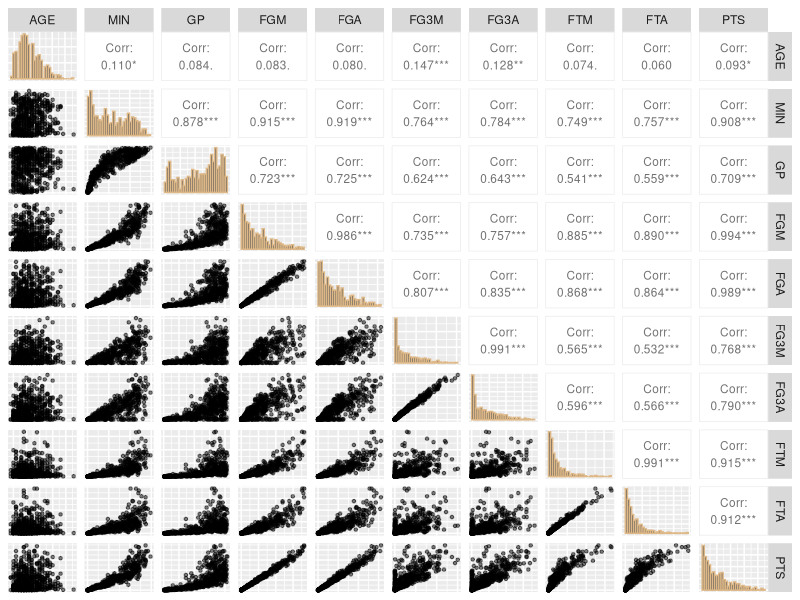
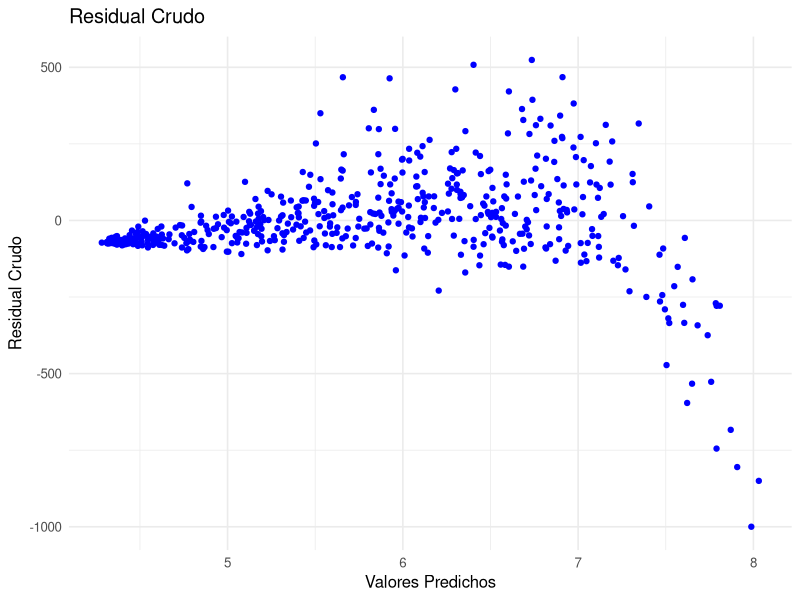
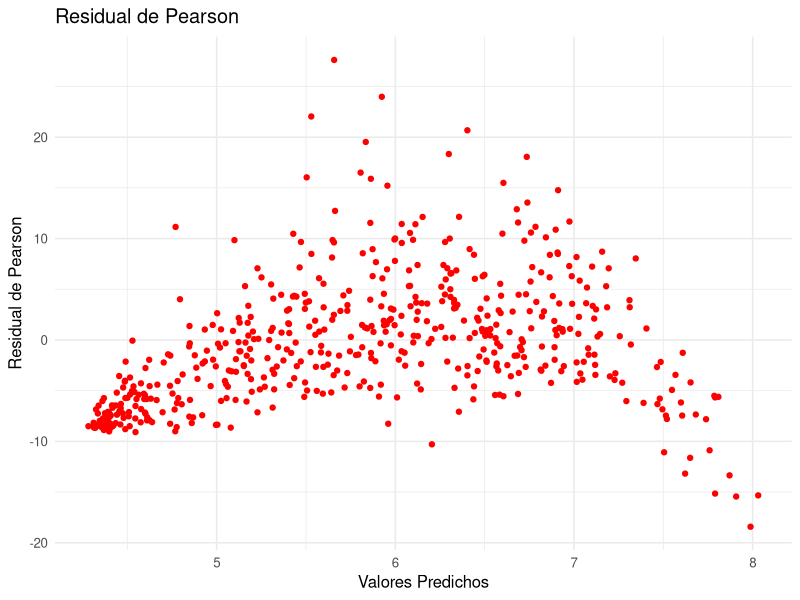
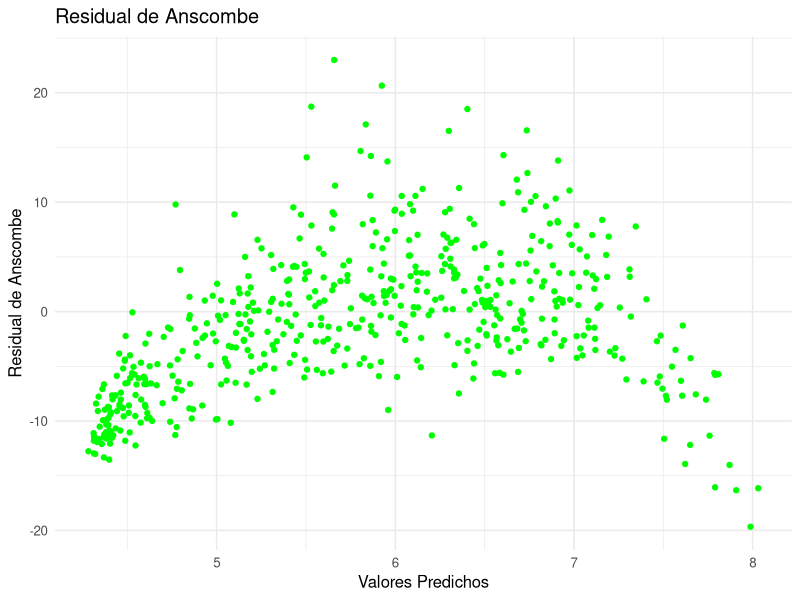
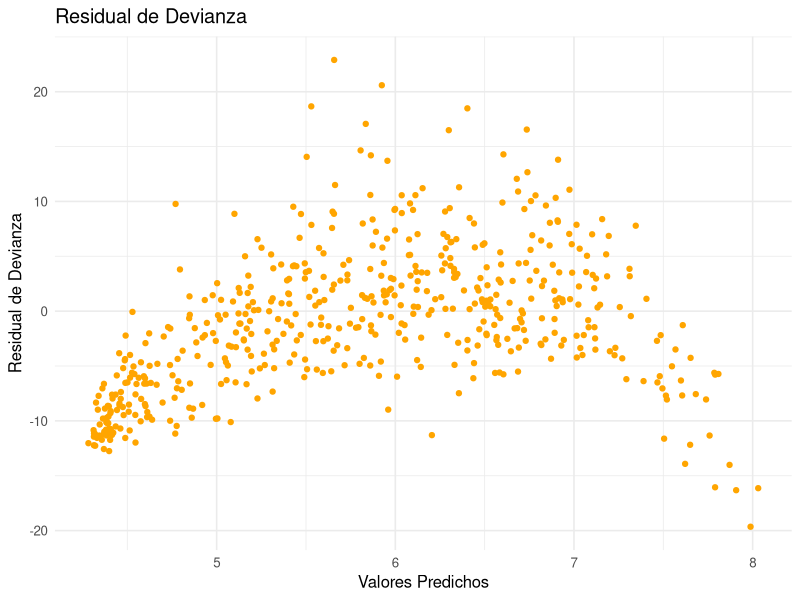
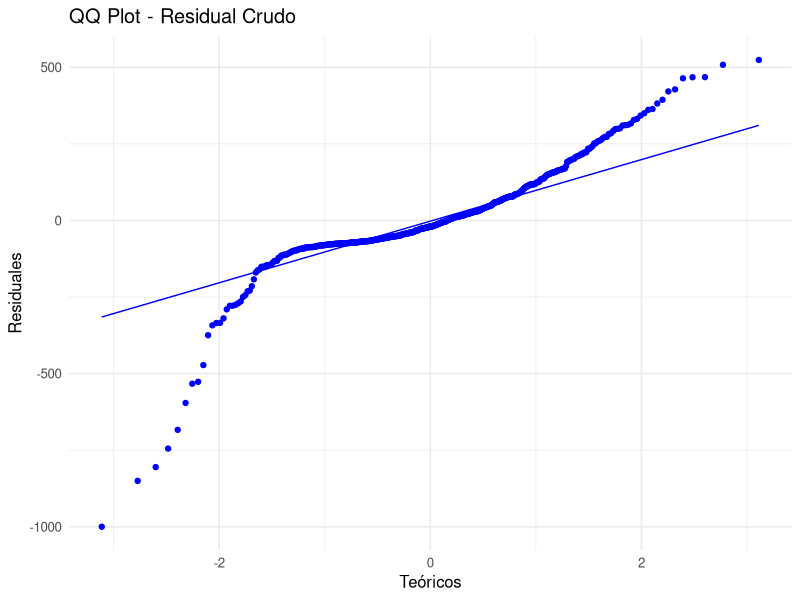
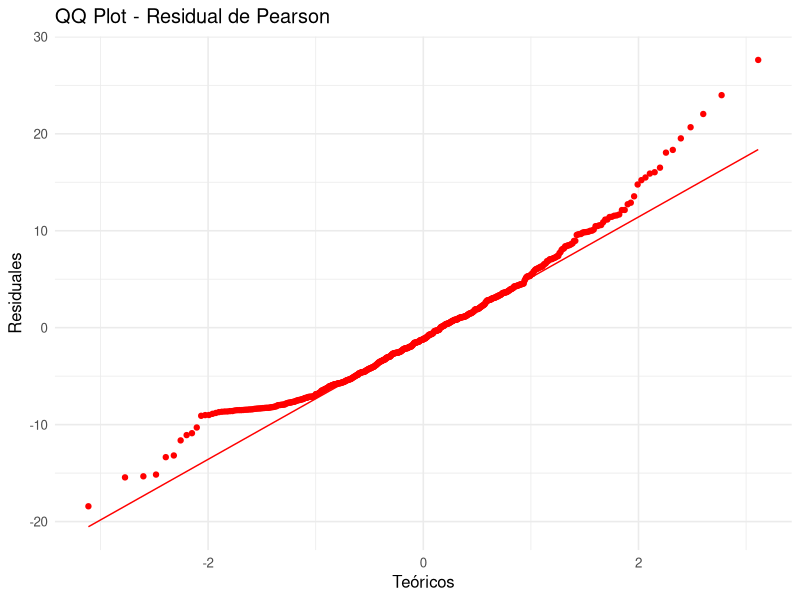
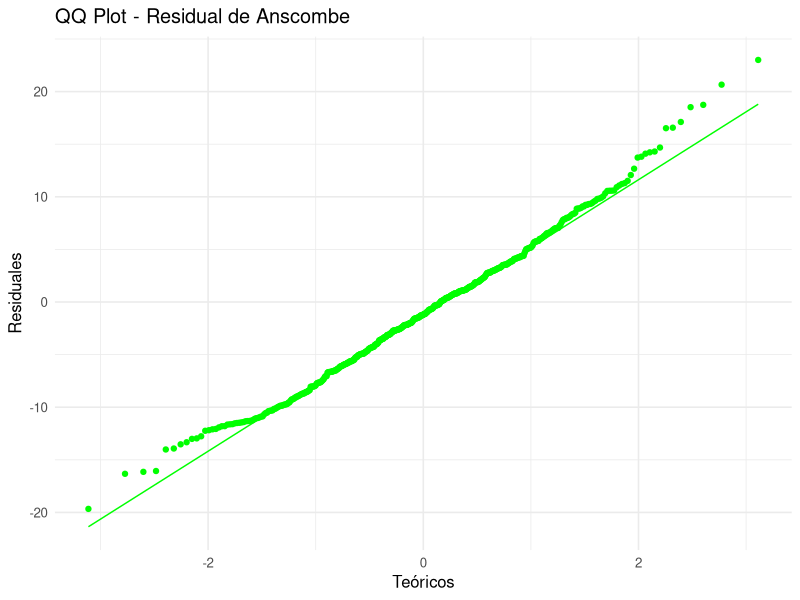

Source code (R) for these figures, in order:
## ---- chunk 1
rm(list = ls())
## ---- chunk 2
#| output: false

library(GGally)
library(ggplot2)
library(dplyr)
library(readxl)
library(boot)
## ---- chunk 3
# Ìmportamos los datos y seleccionamos las variables de interés

players <- read_excel("players_202223.xlsx") %>% 
  select(AGE, MIN, GP, FGM, FGA, FG3M, FG3A, FTM, FTA, PTS)
## ---- chunk 4
#| message: false
#| out-width: 100%

players %>%
  ggpairs(
    upper = list(continuous = wrap("cor", size = 3)),
    diag = list(continuous = wrap("barDiag", colour = "burlywood")),
    lower = list(continuous = wrap("points", alpha = 0.5, shape = 20, 
                                   fill = "lightblue")),
    axisLabels = "none")
## ---- chunk 5
# Matriz diseño y vector de la variable respuesta

x1 <- players %>% select(-last_col())
X <- model.matrix(~ ., data = x1) # Matriz diseño, con intercepto
y <- players$PTS # Variable respuesta
## ---- chunk 6
# Creación de la función

fisher_scoring_poisson <- function(y, X, beta_init, tol = 1e-7, max_iter = 100){
  # Nombramos un objeto donde se guardará el beta inicial (beta_init)
  beta <- beta_init
  # iniciamos el bucle 
  for (iter in 1:max_iter){
    # creamos un objeto "eta" que será la parte sistemática del modelo
    eta <- X %*% beta
    # creamos un objeto "mu" donde se guarda el despeje de la media de "eta"
    mu <- exp(eta)
    # creamos la matriz diagonal "W"
    W <- diag(as.vector(mu))
    # creamos el objeto z (variable de trabajo y^~)
    z <- eta + (y - mu) / mu
    # obtenemos el nuevo beta
    beta_new <- solve(t(X) %*% W %*% X) %*% (t(X) %*% W %*% z)
    
    # guardamos la matriz de varianzas y covarianzas de los betas
    
    cov_beta <- solve(t(X) %*% W %*% X)
    
    if (max(abs(beta_new - beta)) < tol) {
      message("El algoritmo convergió en la iteración ", iter)
      mu_hat <- as.vector(exp(X %*% beta_new))
      # residual crudo
      residual <- y - mu_hat
      # residual de pearson
      residual_pearson <- (y - mu_hat) / sqrt(mu_hat)
      #Residual Anscombe
      residual_anscombe <- (3/2) * (y^(2/3) - mu_hat^(2/3)) / (mu_hat^(1/6))
      # Residual de devianza
      residual_deviance <- sign(y - mu_hat) * sqrt(2 * (y * log(ifelse(y == 0, 1, y / mu_hat)) - (y - mu_hat)))
      return(list( beta = as.vector(beta_new), predichos = mu_hat, covarianza = cov_beta, residual = residual,
                   residual_pearson = residual_pearson,
                   residual_anscombe = residual_anscombe,
                   residual_deviance = residual_deviance))
    }
    
    beta <- beta_new
  }
  warning("El algoritmo no convergió")
  return(NULL)
}
## ---- chunk 7
beta_inicial <- c(log(mean(y)), rep(0, ncol(X)-1)) # beta inicial
regresion_poisson <- fisher_scoring_poisson(y = y, X = X, beta_init = beta_inicial)
## ---- chunk 8
names(regresion_poisson$beta) <- c("Intercept", "AGE", "MIN", "GP", "FGM", "FGA", "FG3M", "FG3A", "FTM", "FTA")
regresion_poisson$beta
## ---- chunk 9
modelo_poisson_glm <- glm(y ~ X - 1, family = poisson(link = "log"))

names(modelo_poisson_glm$coefficients) <- names(regresion_poisson$beta)
modelo_poisson_glm$coefficients
## ---- chunk 10
all.equal(regresion_poisson$beta, modelo_poisson_glm$coefficients)
## ---- chunk 11
all.equal(regresion_poisson$covarianza, vcov(modelo_poisson_glm))[3]
## ---- chunk 12
sqrt(diag(regresion_poisson$covarianza))
sqrt(diag(vcov(modelo_poisson_glm)))
## ---- chunk 13
df_residuals <- data.frame(
    predichos = regresion_poisson$predichos,
    residual = regresion_poisson$residual,
    residual_pearson = regresion_poisson$residual_pearson,
    residual_anscombe = regresion_poisson$residual_anscombe,
    residual_deviance = regresion_poisson$residual_deviance
  )
## ---- chunk 14
# Gráfico de los tres tipos de residuales

p1 <- ggplot(df_residuals, aes(x = log(predichos), y = residual)) +
    geom_point(color = 'blue') +
    labs(title = 'Residual Crudo', x = 'Valores Predichos', y = 'Residual Crudo') +
    theme_minimal(12)

p2 <- ggplot(df_residuals, aes(x = log(predichos), y = residual_pearson)) +
    geom_point(color = 'red') +
    labs(title = 'Residual de Pearson', x = 'Valores Predichos', y = 'Residual de Pearson') +
    theme_minimal(12)

p3 <- ggplot(df_residuals, aes(x = log(predichos), y = residual_anscombe)) +
    geom_point(color = 'green') +
    labs(title = 'Residual de Anscombe', x = 'Valores Predichos', y = 'Residual de Anscombe') +
    theme_minimal(12)

p4 <- ggplot(df_residuals, aes(x = log(predichos), y = residual_deviance)) +
    geom_point(color = 'orange') +
    labs(title = 'Residual de Devianza', x = 'Valores Predichos', y = 'Residual de Devianza') +
    theme_minimal(12)
## ---- chunk 15
#| layout-ncol: 2
#| out-width: 100%

p1; p2; p3; p4
## ---- chunk 16
# qq-plots de los residuales

qq1 <- ggplot(df_residuals, aes(sample = residual)) +
  stat_qq(color = "blue") +
  stat_qq_line(color = "blue") +
  labs(title = "QQ Plot - Residual Crudo", x = "Teóricos", y = "Residuales") +
  theme_minimal(12)

qq2 <- ggplot(df_residuals, aes(sample = residual_pearson)) +
  stat_qq(color = "red") +
  stat_qq_line(color = "red") +
  labs(title = "QQ Plot - Residual de Pearson", x = "Teóricos", y = "Residuales") +
  theme_minimal(12)

qq3 <- ggplot(df_residuals, aes(sample = residual_anscombe)) +
  stat_qq(color = "green") +
  stat_qq_line(color = "green") +
  labs(title = "QQ Plot - Residual de Anscombe", x = "Teóricos", y = "Residuales") +
  theme_minimal(12)

qq4 <- ggplot(df_residuals, aes(sample = residual_deviance)) +
  stat_qq(color = "orange") +
  stat_qq_line(color = "orange") +
  labs(title = "QQ Plot - Residual de Devianza", x = "Teóricos", y = "Residuales") +
  theme_minimal(12)
## ---- chunk 17
#| layout-ncol: 2
#| out-width: 100%

qq1; qq2; qq3; qq4
## ---- chunk 18
crabs <- data.frame(
  
  C = as.factor(c(2,3,3,2,2,1,2,1,3,2,2,2,1,2,2,2,2,3,3,2,2,2,2,3,3,2,2,2,2,3,3,3,2,3,2,2,
        2,3,3,2,2,1,1,3,3,3,2,2,3,3,3,3,2,2,3,2,3,2,1,3,2,3,1,1,2,2,3,2,3,2,3,2,
        2,2,3,3,2,2,1,2,2,2,1,2,2,3,2,2,1,2,3,3,3,3,3,1,3,2,3,2)),
  
  S = as.factor(c(3,3,3,3,1,2,1,1,2,2,1,3,1,1,1,2,2,2,2,2,2,1,2,3,3,1,3,1,1,3,3,3,3,2,2,1,
        1,3,2,1,3,3,1,2,3,2,1,1,3,1,2,3,2,2,1,2,1,1,3,1,3,3,1,1,2,1,2,2,2,2,1,3,
        3,3,3,2,2,1,1,2,2,2,2,3,3,3,3,3,3,3,3,2,3,3,3,3,3,3,2,1)),
  
  W = c(28.3,26.0,26.0,21.0,21.0,25.0,26.0,24.9,25.0,24.7,26.5,24.8,24.9,26.0,
        28.7,30.3,26.2,27.5,30.0,28.2,30.5,30.3,30.0,26.2,28.5,29.5,27.0,29.0,
        28.7,26.5,26.5,27.3,26.3,30.0,29.0,27.2,27.0,26.5,26.5,25.5,26.5,26.5,
        22.0,27.3,26.6,25.0,25.0,30.2,28.7,24.9,24.5,25.2,24.0,22.9,26.2,24.4,
        26.3,24.5,27.9,30.5,28.2,27.6,23.0,23.9,22.9,25.8,25.8,24.1,28.0,26.0,
        24.5,24.5,24.2,28.5,24.7,29.0,27.0,23.7,27.0,24.2,24.2,25.1,27.5,29.3,
        26.3,29.4,26.2,26.2,24.1,27.0,26.5,28.5,24.7,25.2,25.3,25.3,29.3,27.4,
        28.0,24.5),
  
  Wt = c(3.05,2.60,2.45,1.85,2.05,2.30,2.10,2.10,2.00,1.90,2.80,2.10,2.10,2.50,
         3.20,3.60,2.20,2.75,3.05,2.95,3.50,3.00,3.40,2.30,2.40,2.55,2.25,2.30,
         3.20,1.30,1.97,2.90,2.30,3.05,3.30,2.75,2.25,2.00,2.20,2.25,1.97,1.60,
         1.90,2.90,2.30,2.10,2.10,3.28,3.20,2.30,2.05,2.10,2.00,1.60,2.40,1.90,
         2.05,1.95,3.05,3.20,2.80,2.85,3.00,1.85,1.90,2.20,2.20,1.80,2.62,2.30,
         2.00,2.00,2.20,3.00,2.55,3.10,2.95,1.80,2.00,2.20,1.65,1.80,2.30,3.23,
         2.90,3.10,2.30,2.17,1.95,2.63,2.35,3.00,2.55,2.00,1.90,1.90,3.23,2.90,
         3.00,2.00),
  
  Sa = c(8,4,3,0,0,3,0,1,3,0,4,0,1,1,0,4,3,0,5,4,6,4,4,0,3,0,3,0,0,0,1,1,2,4,0,
         4,4,0,0,0,0,0,0,1,1,2,0,2,1,0,0,1,0,0,0,0,0,1,0,3,3,2,3,0,0,0,2,1,0,1,
         0,0,0,1,0,4,1,0,3,3,3,0,6,12,0,3,0,2,1,4,0,1,0,1,2,2,5,4,2,0)
)
## ---- chunk 19
#| out-width: 100%
#| layout-ncol: 2

ggplot(crabs, aes(x = C, y = Sa)) +
  geom_jitter(width = 0.2, alpha = 0.6, color = "blue") +
  geom_boxplot(alpha = 0, color = "black") +  # overlay transparent boxplot
  labs(title = "Número de satélites vs Color",
       x = "Color",
       y = "Número de satélites") +
  theme_minimal()

ggplot(crabs, aes(x = S, y = Sa)) +
  geom_jitter(width = 0.2, alpha = 0.6, color = "red") +
  geom_boxplot(alpha = 0, color = "black") +
  labs(title = "Número de satélites vs Condición de la espina",
       x = "Condición de la espina",
       y = "Número de satélites") +
  theme_minimal()

## ---- chunk 20
#| message: false
#| out-width: 100%

crabs[,-c(1,2)] %>%
  ggpairs(
    upper = list(continuous = wrap("cor", size = 3)),
    diag = list(continuous = wrap("barDiag", colour = "burlywood")),
    lower = list(continuous = wrap("points", alpha = 0.5, shape = 20, 
                                   fill = "lightblue")),
    axisLabels = "none")
## ---- chunk 21
X.c <- model.matrix(~., data=crabs[,-5])
modelos_crangrejos <- fisher_scoring_poisson(crabs[,5], X = X.c, beta_init = c(log(mean(crabs[,5])), rep(0, ncol(X.c)-1)))
## ---- chunk 22
names(modelos_crangrejos$beta) <- c("Intercept", "C2", "C3" , "S2", "S3" , "W", "Wt")
modelos_crangrejos$beta
## ---- chunk 23
modelo_cangrejos_glm <- glm(crabs[,5] ~ X.c - 1, family = poisson(link = "log"))

names(modelo_cangrejos_glm$coefficients) <- names(modelos_crangrejos$beta)
modelo_cangrejos_glm$coefficients
## ---- chunk 24
all.equal(modelos_crangrejos$covarianza, vcov(modelo_cangrejos_glm))[3]
## ---- chunk 25
sqrt(diag(modelos_crangrejos$covarianza))
sqrt(diag(vcov(modelo_cangrejos_glm)))
## ---- chunk 26
df_residuals.c <- data.frame(
    C=crabs$C,
    S=crabs$S,
    W=crabs$W,
    Wt=crabs$Wt,
    predichos = modelos_crangrejos$predichos,
    residual = modelos_crangrejos$residual,
    residual_pearson = modelos_crangrejos$residual_pearson,
    residual_anscombe = modelos_crangrejos$residual_anscombe,
    residual_deviance = modelos_crangrejos$residual_deviance
  )
## ---- chunk 27
# Gráfico de los tres tipos de residuales

c1 <- ggplot(df_residuals.c, aes(x = predichos, y = residual)) +
    geom_point(color = 'blue') +
    labs(title = 'Residual Crudo', x = 'Valores Predichos', y = 'Residual Crudo') +
    theme_minimal(12)

c2 <- ggplot(df_residuals.c, aes(x = predichos, y = residual_pearson)) +
    geom_point(color = 'red') +
    labs(title = 'Residual de Pearson', x = 'Valores Predichos', y = 'Residual de Pearson') +
    theme_minimal(12)

c3 <- ggplot(df_residuals.c, aes(x = predichos, y = residual_anscombe)) +
    geom_point(color = 'green') +
    labs(title = 'Residual de Anscombe', x = 'Valores Predichos', y = 'Residual de Anscombe') +
    theme_minimal(12)

c4 <- ggplot(df_residuals.c, aes(x = predichos, y = residual_deviance)) +
    geom_point(color = 'orange') +
    labs(title = 'Residual de Devianza', x = 'Valores Predichos', y = 'Residual de Devianza') +
    theme_minimal(12)
## ---- chunk 28
#| layout-ncol: 2
#| out-width: 100%

c1; c2; c3; c4
## ---- chunk 29
# Gráfico de los residuales crudos contra las covariables

c1 <- ggplot(df_residuals.c, aes(x = S, y = residual)) +
    geom_point(color = 'blue') +
    labs(title = 'Residual Crudo', x = '(S)', y = 'Residual Crudo') +
    theme_minimal(12)

c2 <- ggplot(df_residuals.c, aes(x = W, y = residual)) +
    geom_point(color = 'red') +
    labs(title = 'Residual Crudo', x = '(W)', y = 'Residual Crudo') +
    theme_minimal(12)

c3 <- ggplot(df_residuals.c, aes(x = Wt, y = residual)) +
    geom_point(color = 'green') +
    labs(title = 'Residual Crudo', x = '(Wt)', y = 'Residual Crudo') +
    theme_minimal(12)

c4 <- ggplot(df_residuals.c, aes(x = C, y = residual)) +
    geom_point(color = 'orange') +
    labs(title = 'Residual Crudo', x = '(C)', y = 'Residual Crudo') +
    theme_minimal(12)
## ---- chunk 30
#| layout-ncol: 2
#| out-width: 100%

c1; c2; c3; c4
## ---- chunk 31
# Gráfico de los residuales de Pearson contra las covariables

c1 <- ggplot(df_residuals.c, aes(x = S, y = residual_pearson)) +
    geom_point(color = 'blue') +
    labs(title = 'Residual de Pearson', x = '(S)', y = 'Residual de Pearson') +
    theme_minimal(12)

c2 <- ggplot(df_residuals.c, aes(x = W, y = residual_pearson)) +
    geom_point(color = 'red') +
    labs(title = 'Residual de Pearson', x = '(W)', y = 'Residual de Pearson') +
    theme_minimal(12)

c3 <- ggplot(df_residuals.c, aes(x = Wt, y = residual_pearson)) +
    geom_point(color = 'green') +
    labs(title = 'Residual de Pearson', x = '(Wt)', y = 'Residual de Pearson') +
    theme_minimal(12)

c4 <- ggplot(df_residuals.c, aes(x = C, y = residual_pearson)) +
    geom_point(color = 'orange') +
    labs(title = 'Residual de Pearson', x = '(C)', y = 'Residual de Pearson') +
    theme_minimal(12)
## ---- chunk 32
#| layout-ncol: 2
#| out-width: 100%

c1; c2; c3; c4
## ---- chunk 33
# Gráfico de los residuales de Anscombe contra las covariables

c1 <- ggplot(df_residuals.c, aes(x = S, y = residual_anscombe)) +
    geom_point(color = 'blue') +
    labs(title = 'Residual de Anscombe', x = '(S)', y = 'Residual de Anscombe') +
    theme_minimal(12)

c2 <- ggplot(df_residuals.c, aes(x = W, y = residual_anscombe)) +
    geom_point(color = 'red') +
    labs(title = 'Residual de Anscombe', x = '(W)', y = 'Residual de Anscombe') +
    theme_minimal(12)

c3 <- ggplot(df_residuals.c, aes(x = Wt, y = residual_anscombe)) +
    geom_point(color = 'green') +
    labs(title = 'Residual de Anscombe', x = '(Wt)', y = 'Residual de Anscombe') +
    theme_minimal(12)

c4 <- ggplot(df_residuals.c, aes(x = C, y = residual_anscombe)) +
    geom_point(color = 'orange') +
    labs(title = 'Residual de Anscombe', x = '(C)', y = 'Residual de Anscombe') +
    theme_minimal(12)
## ---- chunk 34
#| layout-ncol: 2
#| out-width: 100%

c1; c2; c3; c4
## ---- chunk 35
# Gráfico de los residuales de devianza contra la covariables

c1 <- ggplot(df_residuals.c, aes(x = S, y = residual_deviance)) +
    geom_point(color = 'blue') +
    labs(title = 'Residual de Devianza', x = '(S)', y = 'Residual de Devianza') +
    theme_minimal(12)

c2 <- ggplot(df_residuals.c, aes(x = W, y = residual_deviance)) +
    geom_point(color = 'red') +
    labs(title = 'Residual de Devianza', x = '(W)', y = 'Residual de Devianza') +
    theme_minimal(12)

c3 <- ggplot(df_residuals.c, aes(x = Wt, y = residual_deviance)) +
    geom_point(color = 'green') +
    labs(title = 'Residual de Devianza', x = '(Wt)', y = 'Residual de Devianza') +
    theme_minimal(12)

c4 <- ggplot(df_residuals.c, aes(x = C, y = residual_deviance)) +
    geom_point(color = 'orange') +
    labs(title = 'Residual de Devianza', x = '(C)', y = 'Residual de Devianza') +
    theme_minimal(12)
## ---- chunk 36
#| layout-ncol: 2
#| out-width: 100%

c1; c2; c3; c4
## ---- chunk 37
X_completa <- model.matrix(Sa
  ~ C + S + W + Wt +
    C:S + C:W + C:Wt +
    S:W + S:Wt,
  data = crabs
)

# Ajustar modelo con Fisher Scoring
modelos_crangrejos_interactions <- fisher_scoring_poisson(
  crabs[,5],
  X = X_completa,
  beta_init = c(log(mean(crabs[,5])), rep(0, ncol(X_completa)-1)
))

# Nombres para los coeficientes (incluyendo términos de interacción)
names(modelos_crangrejos_interactions$beta) <- colnames(X_completa)
modelos_crangrejos_interactions$beta
## ---- chunk 38
modelo_cangre_completo_glm <- glm(Sa
  ~ C + S + W + Wt +
    C:S + C:W + C:Wt +
    S:W + S:Wt,
  data = crabs,
family = poisson(link = "log"))

names(modelo_cangre_completo_glm$coefficients) <- names(modelos_crangrejos_interactions$beta)
modelo_cangre_completo_glm$coefficients
## ---- chunk 39
df_residuals.c.interac <- data.frame(
    C=crabs$C,
    S=crabs$S,
    W=crabs$W,
    Wt=crabs$Wt,
    predichos = modelos_crangrejos_interactions$predichos,
    residual = modelos_crangrejos_interactions$residual,
    residual_pearson = modelos_crangrejos_interactions$residual_pearson,
    residual_anscombe = modelos_crangrejos_interactions$residual_anscombe,
    residual_deviance = modelos_crangrejos_interactions$residual_deviance
  )
## ---- chunk 40
# Gráfico de los tres tipos de residuales

c1 <- ggplot(df_residuals.c.interac, aes(x = log(predichos), y = residual)) +
    geom_point(color = 'blue') +
    labs(title = 'Residual Crudo', x = 'Valores Predichos', y = 'Residual Crudo') +
    theme_minimal(12)

c2 <- ggplot(df_residuals.c.interac, aes(x = log(predichos), y = residual_pearson)) +
    geom_point(color = 'red') +
    labs(title = 'Residual de Pearson', x = 'Valores Predichos', y = 'Residual de Pearson') +
    theme_minimal(12)

c3 <- ggplot(df_residuals.c.interac, aes(x = log(predichos), y = residual_anscombe)) +
    geom_point(color = 'green') +
    labs(title = 'Residual de Anscombe', x = 'Valores Predichos', y = 'Residual de Anscombe') +
    theme_minimal(12)

c4 <- ggplot(df_residuals.c.interac, aes(x = log(predichos), y = residual_deviance)) +
    geom_point(color = 'orange') +
    labs(title = 'Residual de Devianza', x = 'Valores Predichos', y = 'Residual de Devianza') +
    theme_minimal(12)
## ---- chunk 41
#| layout-ncol: 2
#| out-width: 100%

c1; c2; c3; c4
## ---- chunk 42
## Población binomial
# Parámetros
set.seed(1040)
n <- 100
beta <- c(0, 0.2)
## ---- chunk 43
# Simulación de datos
xbin <- runif(n, min = 0, max = 10)
X2 <- model.matrix(~ xbin)  # Incluye intercepto automáticamente
eta <- X2 %*% beta
## ---- chunk 44
# Dataset simulado
pi <- exp(eta)/(1+exp(eta))
yb <- c()
for (i in 1:n) {
  yb[i] <- rbinom(1,size = 1,prob = pi[i])
}

data_bin <- tibble(y = yb, x = xbin)
## ---- chunk 45
#| out-width: 100%

ggplot(data_bin, aes(x = x, y = y)) +
    geom_jitter(height = 0.02, width = 0, 
                alpha = 0.6, size = 3, color = "#1f77b4") +
  ggtitle("Distribución binomial - Datos simulados") +
  theme_minimal(12)
## ---- chunk 46
# Creación de la función
fisher_scoring_binomial <- function(y, X, beta_init, tol = 1e-5, max_iter = 100) {
  beta <- beta_init
  for (iter in 1:max_iter) {
    eta <- X %*% beta
    
    pi <- exp(eta) / (1 + exp(eta))
    pi <- pmax(pmin(pi, 1 - 1e-10), 1e-10)
    
    W <- diag(as.vector(pi * (1 - pi)))
    
    z <- eta + (y - pi) / (pi * (1 - pi))
    
    beta_new <- tryCatch({
      solve(t(X) %*% W %*% X) %*% (t(X) %*% W %*% z)
    }, error = function(e) {
      stop("Fallo al invertir la matriz. ¿X tiene multicolinealidad?")
    })
    
    # guardamos la matriz de varianzas y covarianzas de los betas
    cov_beta <- solve(t(X) %*% W %*% X)
    
    if (max(abs(beta_new - beta), na.rm = TRUE) < tol) {
      message("Convergió en iteración ", iter)
      pi_hat <- exp(X %*% beta_new) / (1 + exp(X %*% beta_new))
      pi_hat <- pmax(pmin(pi_hat, 1 - 1e-10), 1e-10) 
      # Resdiaul crudo
      residual <- y-pi_hat
      # Residual de pearson
      residual_pearson <- (y - pi_hat) / sqrt(pi_hat)
      # Residual de Anscombe
      residual_anscombe <- (3/2) *
        (y^(2/3) * (1 - y)^(2/3) - pi_hat^(2/3) * 
           (1 - pi_hat)^(2/3)) / (pi_hat * (1 - pi_hat))^(1/6)
      # Residual de devianza
      # Handle y=0 and y=1 cases for deviance
      dev <- ifelse(y == 0, 2 * pi_hat, ifelse(y == 1, 2 * (1 - pi_hat),
                    sqrt(2 * (y * log(y / pi_hat) + (1 - y) * log((1 - y) / (1 - pi_hat))))))
      residual_deviance <- sign(y - pi_hat) * sqrt(dev)
      return(list(beta = as.vector(beta_new), predichos = pi_hat,
                  covarianza = cov_beta,
                  residual = residual,
                  residual_pearson = residual_pearson,
                  residual_anscombe = residual_anscombe,
                  residual_deviance = residual_deviance))
    }
    
    beta <- beta_new
  }
  warning("No convergió")
  return(as.vector(beta))
}
## ---- chunk 47
# Ejecutamos la función

beta_binomial <- fisher_scoring_binomial(y = yb, X = X2, 
                                         beta_init = rep(0.01, ncol(X2)))

# Estimación de los parámetros del modelo

names(beta_binomial$beta) <- colnames(X2)
beta_binomial$beta
## ---- chunk 48
modelo_logistico <- glm(yb ~ X2 - 1, family = binomial(link = "logit"))

modelo_logistico$coefficients
## ---- chunk 49
beta_binomial$covarianza; vcov(modelo_logistico)
## ---- chunk 50
df_residuals <- data.frame(
    predichos = beta_binomial$predichos,
    residual = beta_binomial$residual,
    residual_pearson = beta_binomial$residual_pearson,
    residual_anscombe = beta_binomial$residual_anscombe,
    residual_deviance = beta_binomial$residual_deviance
  )
## ---- chunk 51
# Gráfico de los tres tipos de residuales

p1 <- ggplot(df_residuals, aes(x = logit(predichos), y = residual)) +
    geom_point(color = 'blue') +
    labs(title = 'Residual Crudo', x = 'Valores Predichos', y = 'Residual Crudo') +
    theme_minimal(12)

p2 <- ggplot(df_residuals, aes(x = logit(predichos), y = residual_pearson)) +
    geom_point(color = 'red') +
    labs(title = 'Residual de Pearson', x = 'Valores Predichos', y = 'Residual de Pearson') +
    theme_minimal(12)

p3 <- ggplot(df_residuals, aes(x = logit(predichos), y = residual_anscombe)) +
    geom_point(color = 'green') +
    labs(title = 'Residual de Anscombe', x = 'Valores Predichos', y = 'Residual de Anscombe') +
    theme_minimal(12)

p4 <- ggplot(df_residuals, aes(x = logit(predichos), y = residual_deviance)) +
    geom_point(color = 'orange') +
    labs(title = 'Residual de Devianza', x = 'Valores Predichos', y = 'Residual de Devianza') +
    theme_minimal(12)
## ---- chunk 52
#| layout-ncol: 2
#| out-width: 100%

p1; p2; p3; p4
## ---- chunk 53
TURB=c(300,250,190,160,560,150,160,270,450,210,420,550,1200,420,500,150,200,390,380,140,170,1110,140,150,870,720,430,550)

COL=c(100,100,50,70,200,100,100,70,130,100,100,250,250,100,120,75,50,140,120,50,110,100,80,90,150,200,100,200)

ALCA=c(49,43,51,52,44,48,55,43,56,51,46,65,43,53,48,45,52,52,39,54,52,51,55,50,49,44,48,40)

PH=c(8.33,7.64,7.62,7.62,8.19,7.90,7.60,8.07,7.53,7.72,7.90,7.68,7.93,7.90,8.01,7.71,7.66,8.09,8.17,8.16,7.58,8.06,7.51,7.56,7.60,8.18,7.20,7.55)

TEM=c(25,27,28,26,25,26,26,24,27,27,26,27,26,26,27,27,26,27,26,25,27,23,27,27,27,23,26,27)

POL=c(0,0,0,0,0,0,0,0,0,0,1,1,1,1,0,0,0,0,0,0,0,1,0,0,1,1,1,1)
## ---- chunk 54
Xbin2 <- model.matrix(~ TURB+COL+ALCA+PH+TEM)

regresión_logistica_agua <- fisher_scoring_binomial(y = POL,X = Xbin2, beta_init = c(log(mean(POL)/(1-mean(POL))), rep(0, ncol(Xbin2)-1)),
                        max_iter = 500)

names(regresión_logistica_agua$beta) <- colnames(Xbin2)
## ---- chunk 55
regresión_logistica_agua$beta

modelo <- glm(formula = POL ~ TURB+COL+ALCA+PH+TEM, family = 'binomial')
modelo$coefficients
## ---- chunk 56
all.equal(regresión_logistica_agua$covarianza, vcov(modelo))
## ---- chunk 57
df_residuals <- data.frame(
    predichos = regresión_logistica_agua$predichos,
    residual = regresión_logistica_agua$residual,
    residual_pearson = regresión_logistica_agua$residual_pearson,
    residual_anscombe = regresión_logistica_agua$residual_anscombe,
    residual_deviance = regresión_logistica_agua$residual_deviance
  )
## ---- chunk 58
# Gráfico de los tres tipos de residuales

p1 <- ggplot(df_residuals, aes(x = logit(predichos), y = residual)) +
    geom_point(color = 'blue') +
    labs(title = 'Residual Crudo', x = 'Valores Predichos', y = 'Residual Crudo') +
    ylim(-1, 1) + 
    theme_minimal(12)

p2 <- ggplot(df_residuals, aes(x = logit(predichos), y = residual_pearson)) +
    geom_point(color = 'red') +
    labs(title = 'Residual de Pearson', x = 'Valores Predichos', y = 'Residual de Pearson') +
    ylim(-1, 1.1) +
    theme_minimal(12)

p3 <- ggplot(df_residuals, aes(x = logit(predichos), y = residual_anscombe)) +
    geom_point(color = 'green') +
    labs(title = 'Residual de Anscombe', x = 'Valores Predichos', y = 'Residual de Anscombe') +
    ylim(-3.1, 1.3) +
    theme_minimal(12)

p4 <- ggplot(df_residuals, aes(x = logit(predichos), y = residual_deviance)) +
    geom_point(color = 'orange') +
    labs(title = 'Residual de Devianza', x = 'Valores Predichos', y = 'Residual de Devianza') +
    ylim(-1.3, 1.15) +
    theme_minimal(12)
## ---- chunk 59
#| layout-ncol: 2
#| out-width: 100%

p1; p2; p3; p4
## ---- chunk 60
modelo2 <- glm(formula = POL ~ TURB, family = 'binomial')
modelo2$coefficients
## ---- chunk 61
summary(modelo2)
## ---- chunk 62
plot(modelo2, which = 1)
